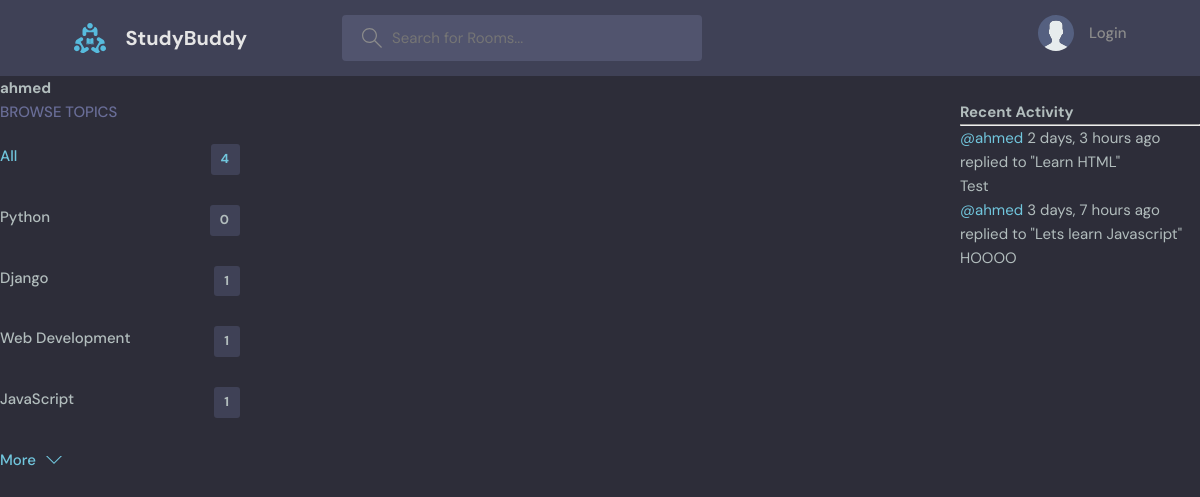
Before: /profile/3/ with the older database file.
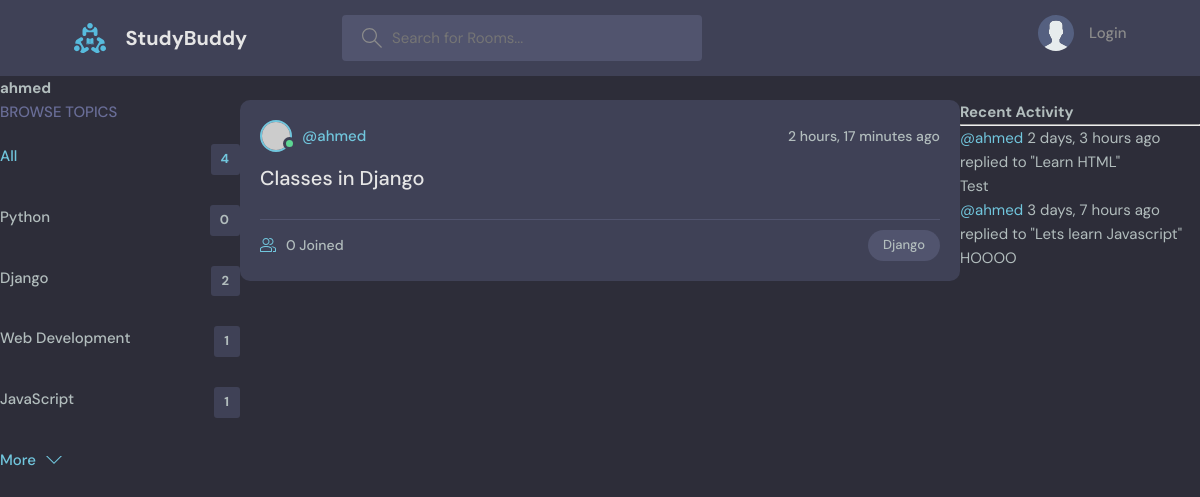
After: the same page with the newer database file.
### base/models.py (models this page shows, shortened)
class Topic(models.Model):
    name = models.CharField(max_length=200)

class Message(models.Model):
    user = models.ForeignKey(User, on_delete=models.CASCADE)
    room = models.ForeignKey(Room, on_delete=models.CASCADE)
    body = models.TextField()
    updated = models.DateTimeField(auto_now=True)
    created = models.DateTimeField(auto_now_add=True)
    class Meta:
        ordering = ['-updated', '-created']
    def __str__(self):
        return self.body[0:50]

class Room(models.Model):
    host = models.ForeignKey(User, on_delete=models.SET_NULL, null=True)
    topic = models.ForeignKey(Topic, on_delete=models.SET_NULL, null=True)
    name = models.CharField(max_length=200)
    description = models.TextField(null=True, blank=True)
    participants = models.ManyToManyField(User, related_name='participants', blank=True)
    updated = models.DateTimeField(auto_now=True)
    created = models.DateTimeField(auto_now_add=True)
    class Meta:
        ordering = ['-updated', '-created']
    def __str__(self):
        return self.name

### base/views.py (the view)
# urls.py: path('profile/<str:pk>/', views.userProfile, name='user-profile'),
def userProfile(request, pk):
    user = User.objects.get(id=pk)
    rooms = user.room_set.all()
    room_messages = user.message_set.all()
    topics = Topic.objects.all()
    context= {'user': user, 'rooms': rooms, 'room_messages': room_messages, 'topics': topics}
    return render(request, 'base/profile.html', context)

### base/templates/base/profile.html (shortened to what this page needs)
{% extends "main.html" %}
{% block content %}
    <h1>{{user.username}}</h1>
    <div class="profile-container">
        <div>
            {% include "base/topics_component.html" %}
        </div>
        <div>
            {% include "base/feed_component.html" %}
        </div>
        <div>
            {% include "base/activity_component.html" %}
        </div>
    </div>
{% endblock %}

### templates/main.html (shortened to what this page needs)
<!DOCTYPE html>
{% load static %}
<html lang="en">
  <head>
    <link rel="stylesheet" href="{% static 'styles/style.css' %}" />
  </head>
  <body>
    {% include 'navbar.html' %}
    {% block content %}
    {% endblock %}
  </body>
</html>

### templates/navbar.html (shortened to what this page needs)
{% load static %}
<header class="header header--loggedIn">
    <div class="container">
      <a href="{% url 'home' %}" class="header__logo">
        <img src="{% static 'images/logo.svg' %}" />
        <h1>StudyBuddy</h1>
      </a>
      <form class="header__search" method="GET" action="{% url 'home' %}">
        <label>
          <input name="q" placeholder="Search for Rooms..." type="text" />
        </label>
      </form>
      <nav class="header__menu">
        {% if request.user.is_authenticated %}
            <div class="header__user">
            <a href="profile.html">
                <div class="avatar avatar--medium active">
                <img src="https://randomuser.me/api/portraits/men/37.jpg" />
                </div>
                <p>{{ request.user }} <span>@{{ request.user }}</span></p>
            </a>
            <button class="dropdown-button">
                <svg version="1.1" xmlns="http://www.w3.org/2000/svg" width="32" height="32" viewBox="0 0 32 32">
                <title>chevron-down</title>
                <path d="M16 21l-13-13h-3l16 16 16-16h-3l-13 13z"></path>
                </svg>
            </button>
            </div>
            {% else %}
                <a href="{% url 'login' %}">
                    <img src="{% static 'images/avatar.svg' %}" />
                    <p>Login</p>
                </a>
        {% endif %}
      </nav>
    </div>
  </header>

### base/templates/base/topics_component.html
<div class="topics">
    <div class="topics__header">
      <h2>Browse Topics</h2>
    </div>
    <ul class="topics__list">
      <li>
        <a href="{% url 'home' %}" class="active">All <span>{{ topics.count }}</span></a>
      </li>
      {% for topic in topics %}
        <li>
            <a href="{% url 'home' %}?q={{ topic.name }}">{{ topic.name }} <span>{{ topic.room_set.all.count }}</span></a>
        </li>
      {% endfor %}
    </ul>
    <a class="btn btn--link" href="topics.html">
      More
      <svg version="1.1" xmlns="http://www.w3.org/2000/svg" width="32" height="32" viewBox="0 0 32 32">
        <title>chevron-down</title>
        <path d="M16 21l-13-13h-3l16 16 16-16h-3l-13 13z"></path>
      </svg>
    </a>
  </div>

### base/templates/base/feed_component.html (shortened to what this page needs)
{% for room in rooms %}
    <div class="roomListRoom">
        <div class="roomListRoom__header">
        <a href="{% url 'user-profile' room.host.id %}" class="roomListRoom__author">
            <div class="avatar avatar--small active">
            <img src="https://randomuser.me/api/portraits/men/11.jpg" />
            </div>
            <span>@{{ room.host.username }}</span>
        </a>
        <div class="roomListRoom__actions">
            <span>{{ room.created | timesince }} ago</span>
        </div>
        </div>
        <div class="roomListRoom__content">
        <a href="{% url 'room' room.id %}">{{ room.name }}</a>
        </div>
        <div class="roomListRoom__meta">
        <a href="{% url 'room' room.id %}" class="roomListRoom__joined">
            {{ room.participants.all.count }} Joined
        </a>
        <p class="roomListRoom__topic">{{ room.topic.name }}</p>
        </div>
    </div>
{% endfor %}

### base/templates/base/activity_component.html (shortened to what this page needs)
<h3>Recent Activity</h3>
<hr>
{% for message in room_messages %}
    <div>
        <small><a href="{% url 'user-profile' message.user.id %}">@{{ message.user }}</a> {{ message.created | timesince }} ago</small>
        <small>replied to "{{ message.room }}"</small>
        <p>{{ message }}</p>
    </div>
{% endfor %}

### base/templates/base/profile.html (style rules this page uses)
.profile-container { display: grid; grid-template-columns: 1fr 3fr 1fr; }

Changed rows visible on the page:
computed for Topic "Django": room_set.all.count "1" → "2"
added Room: host.username "ahmed", created "2 hours, 17 minutes", name "Classes in Django", participants.all.count "0", topic.name "Django"
